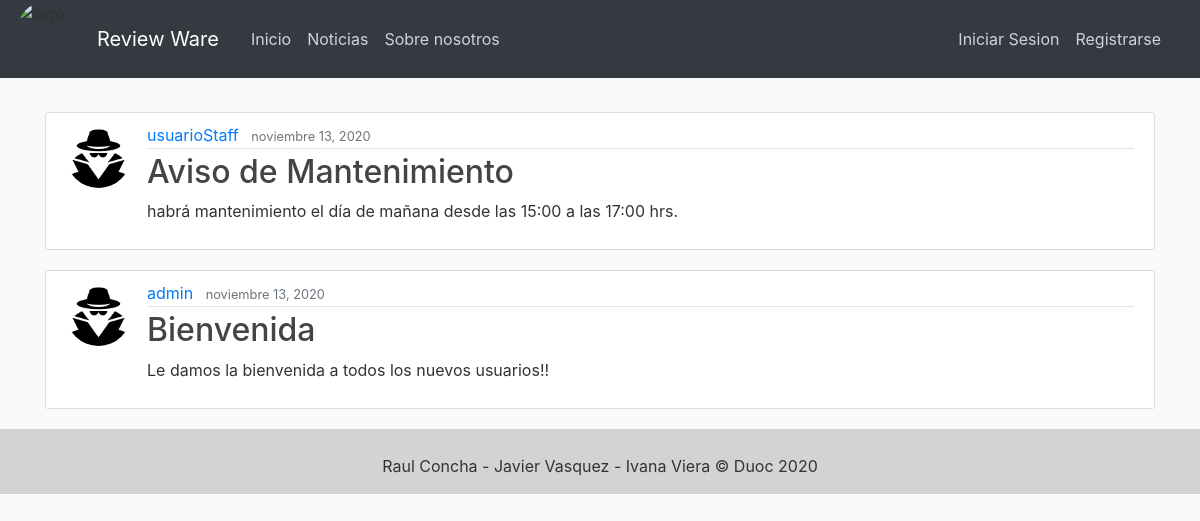
Screenshot of /news/news_posted with the database file from the repository.
### blog/models.py (models this page shows, shortened)
class News(models.Model):
    title = models.CharField(max_length=100)
    content = models.TextField()
    date_posted = models.DateTimeField(default=timezone.now)
    author = models.ForeignKey(User, on_delete=models.CASCADE)

### users/models.py (models this page shows, shortened)
class Profile(models.Model):
    user = models.OneToOneField(User, on_delete=models.CASCADE)
    image = models.ImageField(default='default.jpg', upload_to='profile_pics')

### blog/views.py (the view)
# urls.py: path('news/news_posted',NewsListView.as_view(),name='blog-news'),
class NewsListView(ListView):
    model = News
    template_name = 'blog/news.html'  # <app>/<model>_<viewtype>.html
    context_object_name = 'news'
    ordering = ['-date_posted']
    paginate_by = 5

### blog/templates/blog/news.html (shortened to what this page needs)
{% extends "blog/base.html" %}
{% block content %}
    {% for news in news %}
        <article class="media content-section">
          <img class="rounded-circle article-img" src="{{ news.author.profile.image.url }}">
          <div class="media-body">
            <div class="article-metadata">
              <a class="mr-2" href="{% url 'user-news' news.author.username %}">{{ news.author }}</a>
              <small class="text-muted">{{ news.date_posted|date:"F d, Y" }}</small>
            </div>
            <h2><a class="article-title" href="{% url 'news-detail' news.id %}">{{ news.title }}</a></h2>
            <p class="article-content">{{ news.content }}</p>
          </div>
        </article>
    {% endfor %}
{% endblock content %}

### blog/static/blog/main.css (style rules this page uses)
body { background: #fafafa; color: #333333; margin-top: 7rem; }
h1, h2, h3, h4, h6 { color: #444444; }
.content-section { background: #ffffff; padding: 10px 20px; border: 1px solid #dddddd; border-radius: 3px; margin-bottom: 20px; }
.article-title { color: #444444; }
.article-content { white-space: pre-line; }
.article-img { height: 65px; width: 65px; margin-right: 16px; }
.article-metadata { padding-bottom: 1px; margin-bottom: 4px; border-bottom: 1px solid #e3e3e3 }

### rows the page displays
News: author.profile.image (placeholder picture), author "usuarioStaff", date_posted "noviembre 13, 2020", title "Aviso de Mantenimiento", content "habrá mantenimiento el día de mañana desde las 15:00 a las 17:00 hrs."
News: author.profile.image (placeholder picture), author "admin", date_posted "noviembre 13, 2020", title "Bienvenida", content "Le damos la bienvenida a todos los nuevos usuarios!!"
